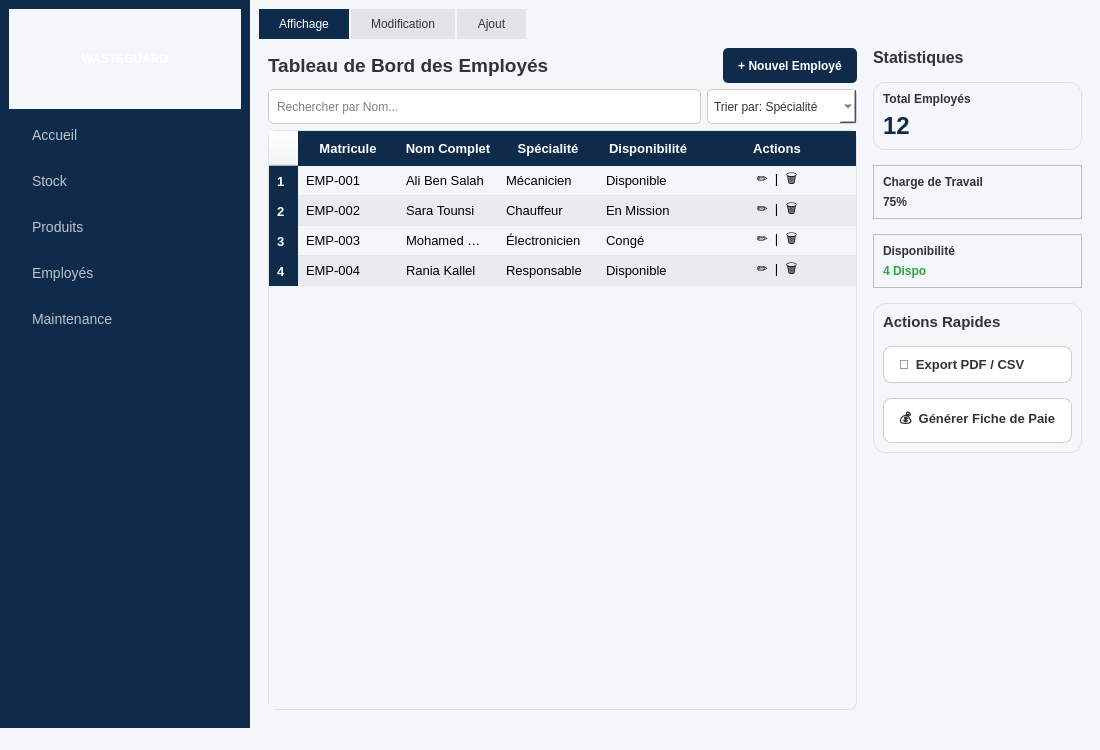
<?xml version="1.0" encoding="UTF-8"?>
<ui version="4.0">
 <class>MainWindow</class>
 <widget class="QMainWindow" name="MainWindow">
  <property name="geometry">
   <rect>
    <x>0</x>
    <y>0</y>
    <width>1100</width>
    <height>750</height>
   </rect>
  </property>
  <property name="windowTitle">
   <string>WasteGuard - Gestion des Employés</string>
  </property>
  <property name="styleSheet">
   <string notr="true">/* ======================================================= */
/* 1. CONFIGURATION GÉNÉRALE */
/* ======================================================= */
QMainWindow, QWidget {
    background-color: #f4f6f9; /* C'est la couleur de fond principale */
    font-family: &quot;Segoe UI&quot;, sans-serif;
}

QLabel {
    color: #333333 !important;
    font-weight: 600;
}

/* ======================================================= */
/* 2. SIDEBAR */
/* ======================================================= */
QFrame#sidebar {
    background-color: #0f2b4c;
    border: none;
}
QFrame#sidebar QLabel {
    color: white !important;
}
QFrame#sidebar QPushButton {
    background-color: transparent;
    border: none;
    color: #bdc3c7;
    text-align: left;
    padding: 12px 20px;
    font-size: 14px;
    border-left: 3px solid transparent;
}
QFrame#sidebar QPushButton:hover {
    background-color: #1a4270;
    color: white;
    border-left: 3px solid #3498db;
}

/* ======================================================= */
/* 3. CARTES (CARDS) - FOND BLANC SUPPRIMÉ */
/* ======================================================= */
QFrame#statCard, QFrame#actionCard, QFrame#cardFrame, QFrame#cardFrame_2 { 
    /* AVANT : background-color: white; */
    /* MAINTENANT : On met la même couleur que le fond principal */
    background-color: #f4f6f9; 
    border-radius: 12px;
    /* On garde une bordure fine pour délimiter les zones */
    border: 1px solid #dce1e6; 
    /* On enlève l'ombre portée épaisse du bas qui fait bizarre sans fond blanc */
    border-bottom: 1px solid #dce1e6; 
}

QLabel#lblStatNumber {
    font-size: 24px;
    font-weight: bold;
    color: #0f2b4c !important;
}

/* ======================================================= */
/* 4. BOUTONS */
/* ======================================================= */
QPushButton#btnExport, QPushButton#btnFichePaie {
    background-color: #ffffff;
    color: #333333 !important;
    border: 1px solid #cccccc;
    border-radius: 8px;
    padding: 10px 15px;
    text-align: left;
    font-weight: bold;
    font-size: 13px;
    margin-top: 5px;
}
QPushButton#btnExport:hover, QPushButton#btnFichePaie:hover {
    background-color: #e3f2fd;
    border: 1px solid #3498db;
    color: #0f2b4c !important;
}

QPushButton#btnSave, QPushButton#btnAjouter, QPushButton#btnNouveau {
    background-color: #28a745;
    color: white !important;
    border-radius: 5px;
    padding: 8px 15px;
    font-weight: bold;
    border: none;
}
QPushButton#btnSave:hover, QPushButton#btnAjouter:hover, QPushButton#btnNouveau:hover {
    background-color: #218838;
}
QPushButton#btnNouveau {
    background-color: #0f2b4c;
}
QPushButton#btnNouveau:hover {
    background-color: #1a4270;
}

QPushButton#btnAnnuler, QPushButton#btnAnnuler_Ajout {
    background-color: #6c757d;
    color: white !important;
    border-radius: 5px;
    padding: 8px 15px;
    font-weight: bold;
    border: none;
}
QPushButton#btnAnnuler:hover, QPushButton#btnAnnuler_Ajout:hover {
    background-color: #5a6268;
}

QPushButton#btnDelete {
    background-color: #dc3545;
    color: white !important;
    border-radius: 5px;
    padding: 8px 15px;
    font-weight: bold;
    border: none;
}
QPushButton#btnDelete:hover {
    background-color: #c82333;
}

/* ======================================================= */
/* 5. TABLEAU - FOND BLANC SUPPRIMÉ */
/* ======================================================= */
QTableWidget {
    /* AVANT : background-color: white; */
    background-color: #f4f6f9; /* Fond principal */
    /* Couleur alternée légèrement plus foncée que le fond */
    alternate-background-color: #e8ebf0; 
    color: #000000 !important;
    gridline-color: transparent;
    border: 1px solid #dce1e6;
    border-radius: 8px;
    font-size: 13px;
}
QTableWidget::item {
    color: #000000 !important;
    padding: 5px;
    border-bottom: 1px solid #e0e6ed; /* Séparateur subtil */
}
QTableWidget::item:selected {
    background-color: #e3f2fd;
    color: #0f2b4c !important;
}
QHeaderView::section {
    background-color: #0f2b4c;
    color: white;
    padding: 8px;
    border: none;
    font-weight: bold;
    font-size: 13px;
}

/* ======================================================= */
/* 6. INPUTS &amp; COMBOBOX */
/* ======================================================= */
/* Note : Je garde les champs de saisie en blanc pour qu'ils ressortent */
QLineEdit {
    background-color: #ffffff;
    color: #000000;
    border: 1px solid #cccccc;
    border-radius: 5px;
    padding: 6px;
}
QLineEdit:focus {
    border: 1px solid #3498db;
}

QComboBox {
    background-color: #ffffff;
    color: #333333;
    border: 1px solid #cccccc;
    border-radius: 5px;
    padding: 6px;
}
QComboBox:focus {
    border: 1px solid #3498db;
}
QComboBox QAbstractItemView {
    background-color: #ffffff;
    color: #333333;
    selection-background-color: #0f2b4c;
    selection-color: #ffffff;
    border: 1px solid #cccccc;
}

/* Zones d'image sans fond blanc */
QLabel#imageLabel, QLabel#imageLabel_2 {
    border: 2px dashed #cccccc;
    border-radius: 10px;
    background-color: #f4f6f9; /* Fond principal au lieu de blanc */
    color: #888888 !important;
}

QTabWidget::pane { border: none; }
QTabBar::tab {
    background: #e0e4e8; /* Onglets non sélectionnés un peu plus foncés */
    color: #333 !important;
    padding: 8px 20px;
    margin-right: 2px;
}
QTabBar::tab:selected {
    background: #0f2b4c;
    color: white !important;
}</string>
  </property>
  <widget class="QWidget" name="centralwidget">
   <layout class="QHBoxLayout" name="horizontalLayout_Main">
    <property name="spacing">
     <number>0</number>
    </property>
    <property name="leftMargin">
     <number>0</number>
    </property>
    <property name="topMargin">
     <number>0</number>
    </property>
    <property name="rightMargin">
     <number>0</number>
    </property>
    <property name="bottomMargin">
     <number>0</number>
    </property>
    <item>
     <widget class="QFrame" name="sidebar">
      <property name="minimumSize">
       <size>
        <width>250</width>
        <height>0</height>
       </size>
      </property>
      <property name="maximumSize">
       <size>
        <width>250</width>
        <height>16777215</height>
       </size>
      </property>
      <property name="frameShape">
       <enum>QFrame::Shape::StyledPanel</enum>
      </property>
      <property name="frameShadow">
       <enum>QFrame::Shadow::Raised</enum>
      </property>
      <layout class="QVBoxLayout" name="verticalLayout_4">
       <item>
        <widget class="QLabel" name="label_logo">
         <property name="minimumSize">
          <size>
           <width>0</width>
           <height>100</height>
          </size>
         </property>
         <property name="text">
          <string>WASTEGUARD</string>
         </property>
         <property name="alignment">
          <set>Qt::AlignmentFlag::AlignCenter</set>
         </property>
        </widget>
       </item>
       <item>
        <widget class="QPushButton" name="btnAccueil">
         <property name="text">
          <string>Accueil</string>
         </property>
        </widget>
       </item>
       <item>
        <widget class="QPushButton" name="btnStock">
         <property name="text">
          <string>Stock</string>
         </property>
        </widget>
       </item>
       <item>
        <widget class="QPushButton" name="btnProduits">
         <property name="text">
          <string>Produits</string>
         </property>
        </widget>
       </item>
       <item>
        <widget class="QPushButton" name="btnEmployes">
         <property name="text">
          <string>Employés</string>
         </property>
        </widget>
       </item>
       <item>
        <widget class="QPushButton" name="btnMaintenance">
         <property name="text">
          <string>Maintenance</string>
         </property>
        </widget>
       </item>
       <item>
        <spacer name="verticalSpacer">
         <property name="orientation">
          <enum>Qt::Orientation::Vertical</enum>
         </property>
         <property name="sizeHint" stdset="0">
          <size>
           <width>20</width>
           <height>40</height>
          </size>
         </property>
        </spacer>
       </item>
      </layout>
     </widget>
    </item>
    <item>
     <widget class="QWidget" name="contentArea" native="true">
      <layout class="QVBoxLayout" name="verticalLayout_Main">
       <item>
        <widget class="QTabWidget" name="tabWidget">
         <property name="currentIndex">
          <number>0</number>
         </property>
         <widget class="QWidget" name="affichage">
          <attribute name="title">
           <string>Affichage</string>
          </attribute>
          <layout class="QHBoxLayout" name="horizontalLayout_Split" stretch="3,1">
           <item>
            <layout class="QVBoxLayout" name="verticalLayout_Left">
             <item>
              <layout class="QHBoxLayout" name="horizontalLayout_Header">
               <item>
                <widget class="QLabel" name="label_Title">
                 <property name="font">
                  <font>
                   <family>Segoe UI</family>
                   <pointsize>14</pointsize>
                   <fontweight>DemiBold</fontweight>
                  </font>
                 </property>
                 <property name="text">
                  <string>Tableau de Bord des Employés</string>
                 </property>
                </widget>
               </item>
               <item>
                <spacer name="horizontalSpacer">
                 <property name="orientation">
                  <enum>Qt::Orientation::Horizontal</enum>
                 </property>
                 <property name="sizeHint" stdset="0">
                  <size>
                   <width>40</width>
                   <height>20</height>
                  </size>
                 </property>
                </spacer>
               </item>
               <item>
                <widget class="QPushButton" name="btnNouveau">
                 <property name="minimumSize">
                  <size>
                   <width>0</width>
                   <height>35</height>
                  </size>
                 </property>
                 <property name="cursor">
                  <cursorShape>PointingHandCursor</cursorShape>
                 </property>
                 <property name="text">
                  <string>+ Nouvel Employé</string>
                 </property>
                </widget>
               </item>
              </layout>
             </item>
             <item>
              <layout class="QHBoxLayout" name="horizontalLayout_Search">
               <item>
                <widget class="QLineEdit" name="txtSearch">
                 <property name="minimumSize">
                  <size>
                   <width>0</width>
                   <height>35</height>
                  </size>
                 </property>
                 <property name="placeholderText">
                  <string>Rechercher par Nom...</string>
                 </property>
                </widget>
               </item>
               <item>
                <widget class="QComboBox" name="cbSort">
                 <property name="minimumSize">
                  <size>
                   <width>150</width>
                   <height>35</height>
                  </size>
                 </property>
                 <item>
                  <property name="text">
                   <string>Trier par: Spécialité</string>
                  </property>
                 </item>
                 <item>
                  <property name="text">
                   <string>Trier par: Nom</string>
                  </property>
                 </item>
                </widget>
               </item>
              </layout>
             </item>
             <item>
              <widget class="QTableWidget" name="tableEmployes">
               <property name="showGrid">
                <bool>false</bool>
               </property>
               <property name="alternatingRowColors">
                <bool>true</bool>
               </property>
               <property name="selectionBehavior">
                <enum>QAbstractItemView::SelectionBehavior::SelectRows</enum>
               </property>
               <attribute name="horizontalHeaderStretchLastSection">
                <bool>true</bool>
               </attribute>
               
               <column>
                <property name="text">
                 <string>Matricule</string>
                </property>
               </column>
               <column>
                <property name="text">
                 <string>Nom Complet</string>
                </property>
               </column>
               <column>
                <property name="text">
                 <string>Spécialité</string>
                </property>
               </column>
               <column>
                <property name="text">
                 <string>Disponibilité</string>
                </property>
               </column>
               <column>
                <property name="text">
                 <string>Actions</string>
                </property>
                <property name="textAlignment">
                 <set>AlignCenter</set>
                </property>
               </column>
               
               <row>
                <property name="text">
                 <string>1</string>
                </property>
               </row>
               <row>
                <property name="text">
                 <string>2</string>
                </property>
               </row>
               <row>
                <property name="text">
                 <string>3</string>
                </property>
               </row>
               <row>
                <property name="text">
                 <string>4</string>
                </property>
               </row>

               <item row="0" column="0">
                <property name="text"><string>EMP-001</string></property>
               </item>
               <item row="0" column="1">
                <property name="text"><string>Ali Ben Salah</string></property>
               </item>
               <item row="0" column="2">
                <property name="text"><string>Mécanicien</string></property>
               </item>
               <item row="0" column="3">
                <property name="text"><string>Disponible</string></property>
               </item>
               <item row="0" column="4">
                <property name="textAlignment"><set>AlignCenter</set></property>
                <property name="text"><string>✏️  |  🗑️</string></property>
               </item>

               <item row="1" column="0">
                <property name="text"><string>EMP-002</string></property>
               </item>
               <item row="1" column="1">
                <property name="text"><string>Sara Tounsi</string></property>
               </item>
               <item row="1" column="2">
                <property name="text"><string>Chauffeur</string></property>
               </item>
               <item row="1" column="3">
                <property name="text"><string>En Mission</string></property>
               </item>
               <item row="1" column="4">
                <property name="textAlignment"><set>AlignCenter</set></property>
                <property name="text"><string>✏️  |  🗑️</string></property>
               </item>

               <item row="2" column="0">
                <property name="text"><string>EMP-003</string></property>
               </item>
               <item row="2" column="1">
                <property name="text"><string>Mohamed Amine</string></property>
               </item>
               <item row="2" column="2">
                <property name="text"><string>Électronicien</string></property>
               </item>
               <item row="2" column="3">
                <property name="text"><string>Congé</string></property>
               </item>
               <item row="2" column="4">
                <property name="textAlignment"><set>AlignCenter</set></property>
                <property name="text"><string>✏️  |  🗑️</string></property>
               </item>

               <item row="3" column="0">
                <property name="text"><string>EMP-004</string></property>
               </item>
               <item row="3" column="1">
                <property name="text"><string>Rania Kallel</string></property>
               </item>
               <item row="3" column="2">
                <property name="text"><string>Responsable</string></property>
               </item>
               <item row="3" column="3">
                <property name="text"><string>Disponible</string></property>
               </item>
               <item row="3" column="4">
                <property name="textAlignment"><set>AlignCenter</set></property>
                <property name="text"><string>✏️  |  🗑️</string></property>
               </item>

              </widget>
             </item>
            </layout>
           </item>
           <item>
            <layout class="QVBoxLayout" name="verticalLayout_Right">
             <property name="leftMargin">
              <number>10</number>
             </property>
             <property name="spacing">
              <number>15</number>
             </property>
             <item>
              <widget class="QLabel" name="label_StatTitle">
               <property name="font">
                <font>
                 <family>Segoe UI</family>
                 <pointsize>12</pointsize>
                 <bold>true</bold>
                </font>
               </property>
               <property name="text">
                <string>Statistiques</string>
               </property>
              </widget>
             </item>
             <item>
              <widget class="QFrame" name="statCard">
               <property name="frameShape">
                <enum>QFrame::Shape::StyledPanel</enum>
               </property>
               <property name="frameShadow">
                <enum>QFrame::Shadow::Raised</enum>
               </property>
               <layout class="QVBoxLayout" name="verticalLayout_5">
                <item>
                 <widget class="QLabel" name="label_10">
                  <property name="text">
                   <string>Total Employés</string>
                  </property>
                 </widget>
                </item>
                <item>
                 <widget class="QLabel" name="lblStatNumber">
                  <property name="text">
                   <string>12</string>
                  </property>
                 </widget>
                </item>
               </layout>
              </widget>
             </item>
             <item>
              <widget class="QFrame" name="statCard">
               <property name="frameShape">
                <enum>QFrame::Shape::StyledPanel</enum>
               </property>
               <property name="frameShadow">
                <enum>QFrame::Shadow::Raised</enum>
               </property>
               <layout class="QVBoxLayout" name="verticalLayout_6">
                <item>
                 <widget class="QLabel" name="label_12">
                  <property name="text">
                   <string>Charge de Travail</string>
                  </property>
                 </widget>
                </item>
                <item>
                 <widget class="QLabel" name="lblStatNumber">
                  <property name="text">
                   <string>75%</string>
                  </property>
                 </widget>
                </item>
               </layout>
              </widget>
             </item>
             <item>
              <widget class="QFrame" name="statCard">
               <property name="frameShape">
                <enum>QFrame::Shape::StyledPanel</enum>
               </property>
               <property name="frameShadow">
                <enum>QFrame::Shadow::Raised</enum>
               </property>
               <layout class="QVBoxLayout" name="verticalLayout_7">
                <item>
                 <widget class="QLabel" name="label_14">
                  <property name="text">
                   <string>Disponibilité</string>
                  </property>
                 </widget>
                </item>
                <item>
                 <widget class="QLabel" name="lblStatNumber">
                  <property name="styleSheet">
                   <string notr="true">color: #28a745 !important;</string>
                  </property>
                  <property name="text">
                   <string>4 Dispo</string>
                  </property>
                 </widget>
                </item>
               </layout>
              </widget>
             </item>
             <item>
              <widget class="QFrame" name="actionCard">
               <property name="frameShape">
                <enum>QFrame::Shape::StyledPanel</enum>
               </property>
               <property name="frameShadow">
                <enum>QFrame::Shadow::Raised</enum>
               </property>
               <layout class="QVBoxLayout" name="verticalLayout_Actions">
                <property name="spacing">
                 <number>10</number>
                </property>
                <item>
                 <widget class="QLabel" name="label_Actions">
                  <property name="font">
                   <font>
                    <family>Segoe UI</family>
                    <pointsize>11</pointsize>
                    <bold>true</bold>
                   </font>
                  </property>
                  <property name="text">
                   <string>Actions Rapides</string>
                  </property>
                 </widget>
                </item>
                <item>
                 <widget class="QPushButton" name="btnExport">
                  <property name="cursor">
                   <cursorShape>PointingHandCursor</cursorShape>
                  </property>
                  <property name="text">
                   <string>📄  Export PDF / CSV</string>
                  </property>
                 </widget>
                </item>
                <item>
                 <widget class="QPushButton" name="btnFichePaie">
                  <property name="cursor">
                   <cursorShape>PointingHandCursor</cursorShape>
                  </property>
                  <property name="text">
                   <string>💰  Générer Fiche de Paie</string>
                  </property>
                 </widget>
                </item>
               </layout>
              </widget>
             </item>
             <item>
              <spacer name="verticalSpacer_Right">
               <property name="orientation">
                <enum>Qt::Orientation::Vertical</enum>
               </property>
               <property name="sizeHint" stdset="0">
                <size>
                 <width>20</width>
                 <height>40</height>
                </size>
               </property>
              </spacer>
             </item>
            </layout>
           </item>
          </layout>
         </widget>
         <widget class="QWidget" name="modification">
          <attribute name="title">
           <string>Modification</string>
          </attribute>
          <layout class="QGridLayout" name="gridLayout_Modif">
           <item row="0" column="0">
            <widget class="QFrame" name="cardFrame">
             <property name="frameShape">
              <enum>QFrame::Shape::StyledPanel</enum>
             </property>
             <property name="frameShadow">
              <enum>QFrame::Shadow::Raised</enum>
             </property>
             <layout class="QHBoxLayout" name="horizontalLayout_ModifFrame">
              <item>
               <widget class="QLabel" name="imageLabel">
                <property name="minimumSize">
                 <size>
                  <width>200</width>
                  <height>300</height>
                 </size>
                </property>
                <property name="text">
                 <string>Photo</string>
                </property>
                <property name="alignment">
                 <set>Qt::AlignmentFlag::AlignCenter</set>
                </property>
               </widget>
              </item>
              <item>
               <layout class="QVBoxLayout" name="verticalLayout_FormRight">
                <item>
                 <layout class="QFormLayout" name="formLayout_Modif">
                  <property name="verticalSpacing">
                   <number>15</number>
                  </property>
                  <item row="0" column="0">
                   <widget class="QLabel" name="lblMatricule">
                    <property name="text">
                     <string>Matricule</string>
                    </property>
                   </widget>
                  </item>
                  <item row="0" column="1">
                   <widget class="QLineEdit" name="txtMatricule">
                    <property name="readOnly">
                     <bool>true</bool>
                    </property>
                    <property name="placeholderText">
                     <string>Auto</string>
                    </property>
                   </widget>
                  </item>
                  <item row="1" column="0">
                   <widget class="QLabel" name="lblNom">
                    <property name="text">
                     <string>Nom Complet</string>
                    </property>
                   </widget>
                  </item>
                  <item row="1" column="1">
                   <widget class="QLineEdit" name="txtNom"/>
                  </item>
                  <item row="2" column="0">
                   <widget class="QLabel" name="lblSpecialite">
                    <property name="text">
                     <string>Spécialité</string>
                    </property>
                   </widget>
                  </item>
                  <item row="2" column="1">
                   <widget class="QComboBox" name="cbSpecialite">
                    <item>
                     <property name="text">
                      <string>Mécanicien</string>
                     </property>
                    </item>
                    <item>
                     <property name="text">
                      <string>Chauffeur</string>
                     </property>
                    </item>
                    <item>
                     <property name="text">
                      <string>Électronicien</string>
                     </property>
                    </item>
                   </widget>
                  </item>
                  <item row="3" column="0">
                   <widget class="QLabel" name="lblStatut">
                    <property name="text">
                     <string>Statut</string>
                    </property>
                   </widget>
                  </item>
                  <item row="3" column="1">
                   <widget class="QComboBox" name="cbStatut">
                    <item>
                     <property name="text">
                      <string>Disponible</string>
                     </property>
                    </item>
                    <item>
                     <property name="text">
                      <string>En intervention</string>
                     </property>
                    </item>
                    <item>
                     <property name="text">
                      <string>Congé</string>
                     </property>
                    </item>
                   </widget>
                  </item>
                 </layout>
                </item>
                <item>
                 <spacer name="verticalSpacer_Form">
                  <property name="orientation">
                   <enum>Qt::Orientation::Vertical</enum>
                  </property>
                  <property name="sizeHint" stdset="0">
                   <size>
                    <width>20</width>
                    <height>40</height>
                   </size>
                  </property>
                 </spacer>
                </item>
                <item>
                 <layout class="QHBoxLayout" name="horizontalLayout_Buttons">
                  <item>
                   <widget class="QPushButton" name="btnDelete">
                    <property name="cursor">
                     <cursorShape>PointingHandCursor</cursorShape>
                    </property>
                    <property name="text">
                     <string>Supprimer</string>
                    </property>
                   </widget>
                  </item>
                  <item>
                   <spacer name="horizontalSpacer_Buttons">
                    <property name="orientation">
                     <enum>Qt::Orientation::Horizontal</enum>
                    </property>
                    <property name="sizeHint" stdset="0">
                     <size>
                      <width>40</width>
                      <height>20</height>
                     </size>
                    </property>
                   </spacer>
                  </item>
                  <item>
                   <widget class="QPushButton" name="btnAnnuler">
                    <property name="text">
                     <string>Annuler</string>
                    </property>
                   </widget>
                  </item>
                  <item>
                   <widget class="QPushButton" name="btnSave">
                    <property name="text">
                     <string>Sauvegarder</string>
                    </property>
                   </widget>
                  </item>
                 </layout>
                </item>
               </layout>
              </item>
             </layout>
            </widget>
           </item>
          </layout>
         </widget>
         <widget class="QWidget" name="ajout">
          <attribute name="title">
           <string>Ajout</string>
          </attribute>
          <layout class="QGridLayout" name="gridLayout_Ajout">
           <item row="0" column="0">
            <widget class="QFrame" name="cardFrame_2">
             <property name="frameShape">
              <enum>QFrame::Shape::StyledPanel</enum>
             </property>
             <property name="frameShadow">
              <enum>QFrame::Shadow::Raised</enum>
             </property>
             <layout class="QHBoxLayout" name="horizontalLayout_AjoutFrame">
              <item>
               <widget class="QLabel" name="imageLabel_2">
                <property name="minimumSize">
                 <size>
                  <width>200</width>
                  <height>300</height>
                 </size>
                </property>
                <property name="text">
                 <string>Photo</string>
                </property>
                <property name="alignment">
                 <set>Qt::AlignmentFlag::AlignCenter</set>
                </property>
               </widget>
              </item>
              <item>
               <layout class="QVBoxLayout" name="verticalLayout_FormRight_2">
                <item>
                 <layout class="QFormLayout" name="formLayout_Ajout">
                  <property name="verticalSpacing">
                   <number>15</number>
                  </property>
                  <item row="0" column="0">
                   <widget class="QLabel" name="label_7">
                    <property name="text">
                     <string>Nom Complet</string>
                    </property>
                   </widget>
                  </item>
                  <item row="0" column="1">
                   <widget class="QLineEdit" name="txtNom_Ajout"/>
                  </item>
                  <item row="1" column="0">
                   <widget class="QLabel" name="label_8">
                    <property name="text">
                     <string>Spécialité</string>
                    </property>
                   </widget>
                  </item>
                  <item row="1" column="1">
                   <widget class="QComboBox" name="cbSpecialite_Ajout">
                    <item>
                     <property name="text">
                      <string>Mécanicien</string>
                     </property>
                    </item>
                    <item>
                     <property name="text">
                      <string>Chauffeur</string>
                     </property>
                    </item>
                   </widget>
                  </item>
                  <item row="2" column="0">
                   <widget class="QLabel" name="label_9">
                    <property name="text">
                     <string>Statut</string>
                    </property>
                   </widget>
                  </item>
                  <item row="2" column="1">
                   <widget class="QComboBox" name="cbStatut_Ajout">
                    <item>
                     <property name="text">
                      <string>Disponible</string>
                     </property>
                    </item>
                    <item>
                     <property name="text">
                      <string>En intervention</string>
                     </property>
                    </item>
                   </widget>
                  </item>
                 </layout>
                </item>
                <item>
                 <spacer name="verticalSpacer_Form_2">
                  <property name="orientation">
                   <enum>Qt::Orientation::Vertical</enum>
                  </property>
                  <property name="sizeHint" stdset="0">
                   <size>
                    <width>20</width>
                    <height>40</height>
                   </size>
                  </property>
                 </spacer>
                </item>
                <item>
                 <layout class="QHBoxLayout" name="horizontalLayout_Buttons_2">
                  <item>
                   <spacer name="horizontalSpacer_Buttons_2">
                    <property name="orientation">
                     <enum>Qt::Orientation::Horizontal</enum>
                    </property>
                    <property name="sizeHint" stdset="0">
                     <size>
                      <width>40</width>
                      <height>20</height>
                     </size>
                    </property>
                   </spacer>
                  </item>
                  <item>
                   <widget class="QPushButton" name="btnAnnuler_Ajout">
                    <property name="text">
                     <string>Annuler</string>
                    </property>
                   </widget>
                  </item>
                  <item>
                   <widget class="QPushButton" name="btnAjouter">
                    <property name="text">
                     <string>Ajouter</string>
                    </property>
                   </widget>
                  </item>
                 </layout>
                </item>
               </layout>
              </item>
             </layout>
            </widget>
           </item>
          </layout>
         </widget>
        </widget>
       </item>
      </layout>
     </widget>
    </item>
   </layout>
  </widget>
  <widget class="QMenuBar" name="menubar">
   <property name="geometry">
    <rect>
     <x>0</x>
     <y>0</y>
     <width>1100</width>
     <height>25</height>
    </rect>
   </property>
  </widget>
  <widget class="QStatusBar" name="statusbar"/>
 </widget>
 <resources>
  <include location="logo.qrc"/>
 </resources>
 <connections/>
</ui>
